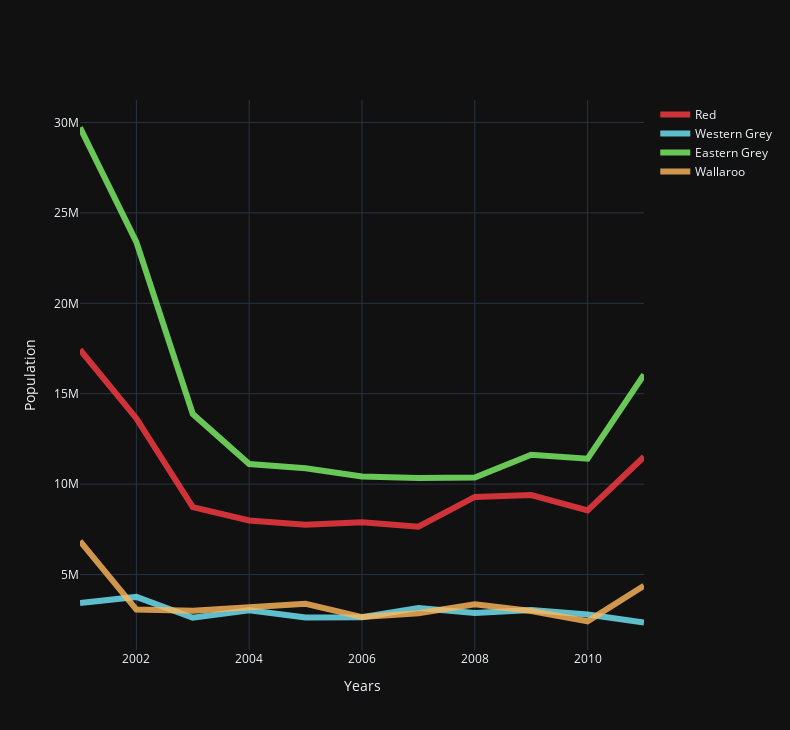

Notebook source saved alongside this figure:
### Markdown cell above
### go.scatter (species by year)

### Code cell
df_a = df.groupby(['Year']).sum()
df_a.drop('State', axis=1, inplace=True)
df_a.reset_index(inplace=True)
fig_a = go.Figure()
for i in range(len(df_a.columns[1:])):
    fig_a.add_trace(go.Scatter(x = df_a.Year.to_list(), 
                               y = df_a[df_a.columns[1:][i]].to_list(), 
                               opacity = 0.8, 
                               mode = 'lines', 
                               name = df_a.columns[1:][i], 
                               marker = dict(color=colors[i]),
                               line = dict(width=6.0),))
fig_a.update_layout(xaxis_title='Years', yaxis_title='Population', 
                    template = 'plotly_dark', width=790, height=730)

### Figure 1 — Plotly figure (JSON) as saved in the notebook; plotly's stock layout.template omitted (floating-point values rounded to 4 significant figures)
{"data": [{"line": {"width": 6}, "marker": {"color": "#ff3d44"}, "mode": "lines", "name": "Red", "opacity": 0.8, "type": "scatter", "x": [2001, 2002, 2003, 2004, 2005, 2006, 2007, 2008, 2009, 2010, 2011], "y": [17434513, 13633816, 8727856, 7987250, 7753247, 7892774, 7645963, 9292904, 9396985, 8542148, 11514298]}, {"line": {"width": 6}, "marker": {"color": "#74eafc"}, "mode": "lines", "name": "Western Grey", "opacity": 0.8, "type": "scatter", "x": [2001, 2002, 2003, 2004, 2005, 2006, 2007, 2008, 2009, 2010, 2011], "y": [3424992, 3764289, 2610931, 3019320, 2625708, 2642224, 3154658, 2879488, 3033719, 2790358, 2348393]}, {"line": {"width": 6}, "marker": {"color": "#80f569"}, "mode": "lines", "name": "Eastern Grey", "opacity": 0.8, "type": "scatter", "x": [2001, 2002, 2003, 2004, 2005, 2006, 2007, 2008, 2009, 2010, 2011], "y": [29721271, 23383249, 13875828, 11111840, 10876498, 10424926, 10343615, 10363153, 11623924, 11409235, 16057783]}, {"line": {"width": 6}, "marker": {"color": "#ffb85c"}, "mode": "lines", "name": "Wallaroo", "opacity": 0.8, "type": "scatter", "x": [2001, 2002, 2003, 2004, 2005, 2006, 2007, 2008, 2009, 2010, 2011], "y": [6849250, 3064178, 2999906, 3196511, 3380838, 2647005, 2864374, 3360960, 2985695, 2416285, 4383203]}], "layout": {"height": 730, "width": 790, "xaxis": {"autorange": true, "range": [2001, 2011], "title": {"text": "Years"}, "type": "linear"}, "yaxis": {"autorange": true, "range": [827700.0, 31240000.0], "title": {"text": "Population"}, "type": "linear"}}}
